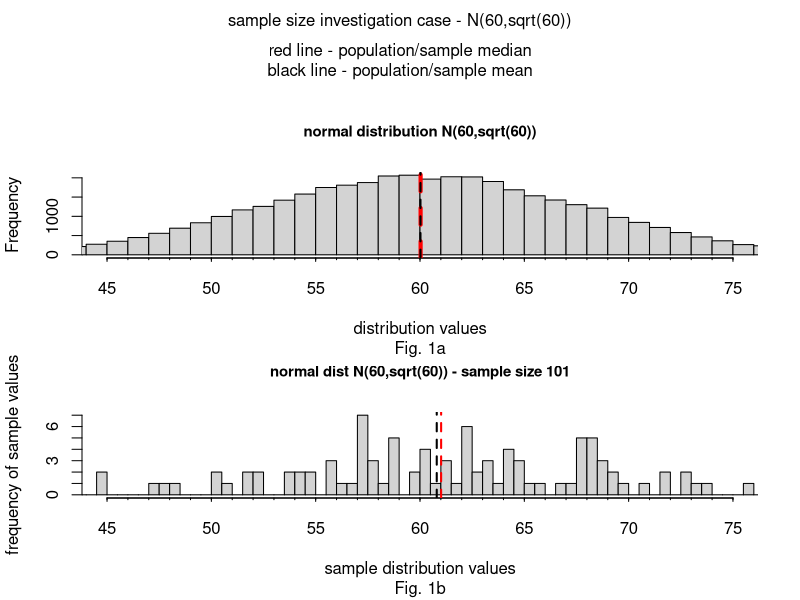
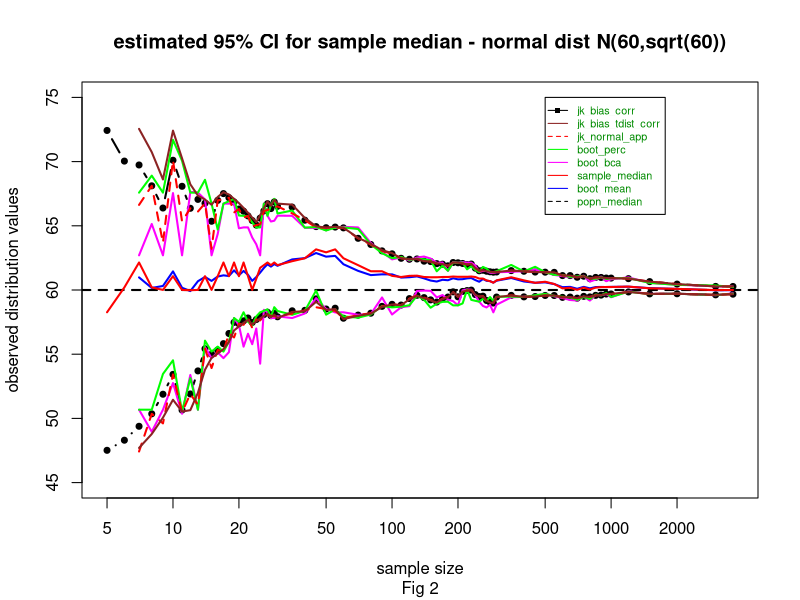
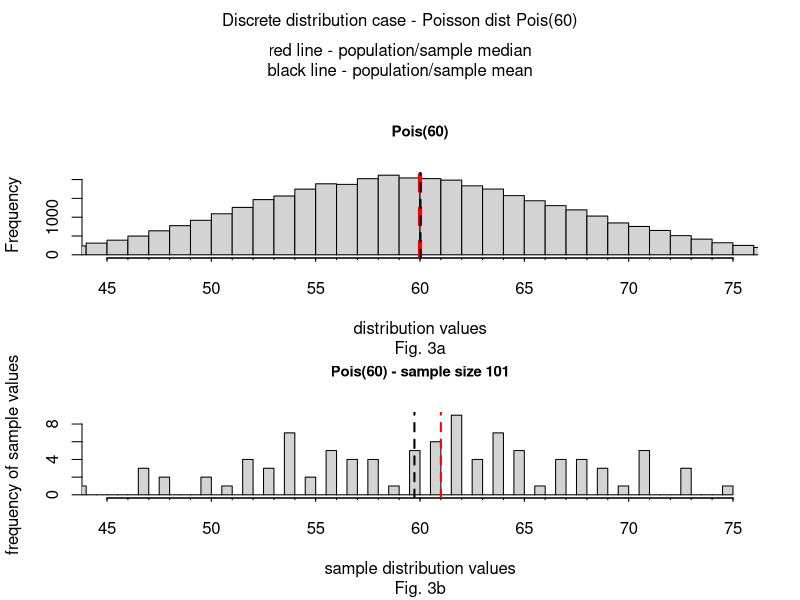

These figures' R source, in order: (Note: a time limit stopped this script after it produced the figures.)
## ---- chunk 1
setwd("d:/courses/research/variance")

par(mfrow=c(2,1))
par(fig=c(0,1,0.4,0.85))

#large sample size
set.seed(13)
norm_dist <- rnorm(40000,60,sqrt(60))
#table(norm_dist) 
median_dist <- median(norm_dist)
hist(norm_dist,xlim=c(45,75),breaks=80,main="normal distribution N(60,sqrt(60))",xaxt="n",sub="Fig. 1a",xlab="distribution values",cex.main=0.9)
axis(1, at=seq(45,75,1), label=F, tick=T, tck=-.02)
axis(1, at=seq(45,75,5), tck=-.04)
abline(v=median_dist,col="red",lwd=4,lty=2)
abline(v=mean(norm_dist),col="black",lwd=2,lty=2)

# small sample size 1000 
set.seed(719)
rnorm_samp <- rnorm(101,60,sqrt(60))
par(fig=c(0,1,0,0.45), new=TRUE)
hist(rnorm_samp,breaks=80,xlim=c(45,75),main="normal dist N(60,sqrt(60)) - sample size 101",xaxt="n",sub="Fig. 1b",xlab="sample distribution values",ylab="frequency of sample values",cex.main=0.9)
meannormsamp <- mean(sort(rnorm_samp))
mednormsamp <- median(rnorm_samp)
axis(1, at=seq(45,75,1), label=F, tick=T, tck=-.02)
axis(1, at=seq(45,75,5), tck=-.04)
abline(v=meannormsamp,col="black",lwd=2,lty=2)
abline(v=mednormsamp,col="red",lwd=2,lty=2)

mtext("sample size investigation case - N(60,sqrt(60))", side=3, outer=TRUE, line=-1.5)
mtext("red line - population/sample median", side=3, outer=TRUE, line=-3)
mtext("black line - population/sample mean", side=3, outer=TRUE, line=-4)

## ---- chunk 2
setwd("d:/courses/research/variance")

library(boot)
stat <- function(x, i) {median(x[i])}

sampsizes <- c(seq(5,30,1),seq(35,55,5),seq(60,300,10),seq(350,1000,50),1200,1500,2000,3000,3600)
#sampsizes <- c(seq(1000,1000,1))
nsamp <- length(sampsizes)
init <- c(rep("",nsamp))
boot_int_l <- init
boot_bca_l <- init
boot_int_u <- init
boot_bca_u <- init
boot_mean <- init

sample_med <- init

jkinv_l <- init
jkinv_u <- init
jkinv_ba_l <- init
jkinv_ba_u <- init
jkinv_bat_l <- init
jkinv_bat_u <- init

count <- 0
for (inn in sampsizes) 
  {
  count <- count+1
set.seed(719)
rnorm_samp <- rnorm(inn,60,sqrt(60))
sort_norm_samp <- sort(rnorm_samp)

n <- length(sort_norm_samp)
theta <- as.numeric(strsplit(as.character(names(quantile(sort_norm_samp,probs=c(.5)))),"%"))/100
#theta
sample_med[count] <- median(sort_norm_samp)


thetapos <- floor(n/2)


jkinv <- sapply(1 : n,
             function(i) {
               Fn <- quantile(sort_norm_samp[-i],
                              probs=seq(1/(n-1),1,1/(n-1)));
               p1 <- as.numeric(strsplit(as.character(names(Fn[thetapos])),"%"))/100;
               p2 <- as.numeric(strsplit(as.character(names(Fn[thetapos-1])),"%"))/100;
               ifelse(i <= thetapos,p1,p2)
                             }
)
#jkinv
#print(jkinv)
thetaBar <- mean(jkinv)
#thetaBar
jkexpinv <- (jkinv-thetaBar)*sqrt(n)+thetaBar
jkexpand <- quantile(sort_norm_samp,jkexpinv) 
#jkexpand
biasEstinv <- (n - 1) * (thetaBar - theta)
#biasEstinv
seEstinv <- sqrt((n - 1) * mean((jkinv - thetaBar)^2))
#print(seEstinv)
#print("Jackknife estimates using percentile scale and backtransformed")
#print(inn)
#quantile(sort_norm_samp,thetaBar)

jkinv_ba_l[count] <- quantile(sort_norm_samp,0.5-1.96*seEstinv)
jkinv_ba_u[count] <- quantile(sort_norm_samp,0.5+1.96*seEstinv)


possible_error4 <- tryCatch(quantile(sort_norm_samp,0.5-qt(.975,inn)*seEstinv),error=function(e) e)
  
  if (inherits(possible_error4,"error") ) {next}

jkinv_bat_l[count] <- quantile(sort_norm_samp,0.5-qt(.975,inn)*seEstinv)
jkinv_bat_u[count] <- quantile(sort_norm_samp,0.5+qt(.975,inn)*seEstinv)
 



possible_error3 <- tryCatch(quantile(sort_norm_samp,thetaBar-1.96*seEstinv),error=function(e) e)
  
  if (inherits(possible_error3,"error") ) {next}

jkinv_l[count] <- quantile(sort_norm_samp,thetaBar-1.96*seEstinv)

possible_error4 <- tryCatch(quantile(sort_norm_samp,thetaBar+1.96*seEstinv),error=function(e) e)
  
  if (inherits(possible_error4,"error") ) {next}


jkinv_u[count] <- quantile(sort_norm_samp,thetaBar+1.96*seEstinv)



nreps <- ifelse(inn <= 1000, 100, 100)




possible_error <- tryCatch(boot(data = rnorm_samp,
                 statistic = stat,
                 R = nreps),error=function(e) e)
  
  if (inherits(possible_error,"error") ) {next}
      
      boot.out <- boot(data = rnorm_samp,statistic = stat,R = nreps);
boot_mean[count] <- mean(boot.out$t)

possible_error2 <- tryCatch(boot.ci(boot.out,type=c("perc","bca")),error=function(e) e)
  
  if (inherits(possible_error2,"error") ) {next}


info <- boot.ci(boot.out,type=c("perc","bca"));
 
boot_int_l[count] <- info$perc[1,4];
boot_bca_l[count] <- info$bca[1,4];
boot_int_u[count] <- info$perc[1,5];
boot_bca_u[count] <- info$bca[1,5];

 



}

output_boot1 <- cbind(sampsizes,sample_med,boot_int_l,boot_int_u,boot_bca_l,boot_bca_u,
boot_mean,jkinv_l,jkinv_u,jkinv_ba_l,jkinv_ba_u,jkinv_bat_l,jkinv_bat_u)

#output_boot1

par(mfrow=c(1,1))

plot(x=as.numeric(output_boot1[,"sampsizes"]),y=output_boot1[,"jkinv_ba_l"],type="b",lwd=2,ylim=c(45,75),xlim=c(5,3600),log="x",pch=20,xlab="sample size",ylab="observed distribution values",main="estimated 95% CI for sample median - normal dist N(60,sqrt(60))",sub="Fig 2")
par(new=T)
plot(x=as.numeric(output_boot1[,"sampsizes"]),y=output_boot1[,"jkinv_ba_u"],type="b",lwd=2,axes=F,xlab="",ylab="",ylim=c(45,75),xlim=c(5,3600),log="x",pch=20)
par(new=F)
lines(x=as.numeric(output_boot1[,"sampsizes"]),y=output_boot1[,"boot_mean"],lwd=2,col="blue")
abline(h=60,lwd=2,col="black",lty=2)
lines(x=as.numeric(output_boot1[,"sampsizes"]),y=output_boot1[,"sample_med"],lty=1,lwd=2,col="red")
lines(x=as.numeric(output_boot1[,"sampsizes"]),y=output_boot1[,"boot_bca_l"],lty=1,lwd=2,col="magenta")
lines(x=as.numeric(output_boot1[,"sampsizes"]),y=output_boot1[,"boot_bca_u"],lty=1,lwd=2,col="magenta")
lines(x=as.numeric(output_boot1[,"sampsizes"]),y=output_boot1[,"boot_int_l"],lty=1,lwd=2,col="green")
lines(x=as.numeric(output_boot1[,"sampsizes"]),y=output_boot1[,"boot_int_u"],lty=1,lwd=2,col="green")
lines(x=as.numeric(output_boot1[,"sampsizes"]),y=output_boot1[,"jkinv_l"],lty=2,lwd=2,col="red")
lines(x=as.numeric(output_boot1[,"sampsizes"]),y=output_boot1[,"jkinv_u"],lty=2,lwd=2,col="red")
lines(x=as.numeric(output_boot1[,"sampsizes"]),y=output_boot1[,"jkinv_bat_l"],lty=1,lwd=2,col="brown4")
lines(x=as.numeric(output_boot1[,"sampsizes"]),y=output_boot1[,"jkinv_bat_u"],lty=1,lwd=2,col="brown4")
legend(500, 75, c("jk_bias_corr", "jk_bias_tdist_corr", "jk_normal_app","boot_perc","boot_bca","sample_median","boot_mean","popn_median"), col = c("black", "brown4", "red","green","magenta","red","blue","black"),
       text.col = "green4", lty = c(1,1,2,1,1,1,1,2), pch = c(15, NA, NA, NA, NA, NA, NA, NA),cex=.65,
       merge = TRUE, bg = "white")
## ---- chunk 3
setwd("d:/courses/research/variance")

par(mfrow=c(2,1))
par(fig=c(0,1,0.4,0.85))

#large sample size
set.seed(13)
pois_dist <- rpois(40000,60)
#table(norm_dist) 
median_dist <- median(pois_dist)
hist(pois_dist,xlim=c(45,75),breaks=80,main="Pois(60)",xaxt="n",sub="Fig. 3a",xlab="distribution values",cex.main=0.9)
axis(1, at=seq(45,75,1), label=F, tick=T, tck=-.02)
axis(1, at=seq(45,75,5), tck=-.04)
abline(v=median_dist,col="red",lwd=4,lty=2)
abline(v=mean(norm_dist),col="black",lwd=2,lty=2)

# small sample size 1000 
set.seed(719)
pois_samp <- rpois(101,60)
par(fig=c(0,1,0,0.45), new=TRUE)
hist(pois_samp,breaks=80,xlim=c(45,75),main="Pois(60) - sample size 101",xaxt="n",sub="Fig. 3b",xlab="sample distribution values",ylab="frequency of sample values",cex.main=0.9)
meanpoissamp <- mean(sort(pois_samp))
medpoissamp <- median(pois_samp)
axis(1, at=seq(45,75,1), label=F, tick=T, tck=-.02)
axis(1, at=seq(45,75,5), tck=-.04)
abline(v=meanpoissamp,col="black",lwd=2,lty=2)
abline(v=medpoissamp,col="red",lwd=2,lty=2)

mtext("Discrete distribution case - Poisson dist Pois(60)", side=3, outer=TRUE, line=-1.5)
mtext("red line - population/sample median", side=3, outer=TRUE, line=-3)
mtext("black line - population/sample mean", side=3, outer=TRUE, line=-4)

## ---- chunk 4
setwd("d:/courses/research/variance")

library(boot)
stat <- function(x, i) {median(x[i])}

sampsizes <- c(seq(5,30,1),seq(35,55,5),seq(60,300,10),seq(350,1000,50),1200,1500,2000,3000,3600)
#sampsizes <- c(seq(20,20,1))
nsamp <- length(sampsizes)
init <- c(rep("",nsamp))
boot_int_l <- init
boot_bca_l <- init
boot_int_u <- init
boot_bca_u <- init
boot_mean <- init

sample_med <- init

jkinv_l <- init
jkinv_u <- init
jkinv_ba_l <- init
jkinv_ba_u <- init
jkinv_bat_l <- init
jkinv_bat_u <- init

count <- 0
for (inn in sampsizes) 
{
  count <- count+1
  set.seed(719)
  pois_samp <- rpois(inn,60)
  sort_pois_samp <- sort(pois_samp)
  
  n <- length(sort_pois_samp)
  theta <- as.numeric(strsplit(as.character(names(quantile(sort_norm_samp,probs=c(.5)))),"%"))/100
  #theta
  sample_med[count] <- median(sort_pois_samp)
  
  
  thetapos <- floor(n/2)
  
  
  jkinv <- sapply(1 : n,
                  function(i) {
                    Fn <- quantile(sort_pois_samp[-i],
                                   probs=seq(1/(n-1),1,1/(n-1)));
                    p1 <- as.numeric(strsplit(as.character(names(Fn[thetapos])),"%"))/100;
                    p2 <- as.numeric(strsplit(as.character(names(Fn[thetapos-1])),"%"))/100;
                    ifelse(i <= thetapos,p1,p2)
                  }
  )
  #jkinv
  #print(jkinv)
  thetaBar <- mean(jkinv)
  #thetaBar
  jkexpinv <- (jkinv-thetaBar)*sqrt(n)+thetaBar
  jkexpand <- quantile(sort_norm_samp,jkexpinv) 
  #jkexpand
  biasEstinv <- (n - 1) * (thetaBar - theta)
  #biasEstinv
  seEstinv <- sqrt((n - 1) * mean((jkinv - thetaBar)^2))
  #print(seEstinv)
  #print("Jackknife estimates using percentile scale and backtransformed")
  #print(inn)
  #quantile(sort_norm_samp,thetaBar)
  
  jkinv_ba_l[count] <- quantile(sort_pois_samp,0.5-1.96*seEstinv)
  jkinv_ba_u[count] <- quantile(sort_pois_samp,0.5+1.96*seEstinv)
  
  
  possible_error4 <- tryCatch(quantile(sort_pois_samp,0.5-qt(.975,inn)*seEstinv),error=function(e) e)
  
  if (inherits(possible_error4,"error") ) {next}
  
  jkinv_bat_l[count] <- quantile(sort_pois_samp,0.5-qt(.975,inn)*seEstinv)
  jkinv_bat_u[count] <- quantile(sort_pois_samp,0.5+qt(.975,inn)*seEstinv)
  
  
  
  
  possible_error3 <- tryCatch(quantile(sort_pois_samp,thetaBar-1.96*seEstinv),error=function(e) e)
  
  if (inherits(possible_error3,"error") ) {next}
  
  jkinv_l[count] <- quantile(sort_pois_samp,thetaBar-1.96*seEstinv)
  
  possible_error4 <- tryCatch(quantile(sort_pois_samp,thetaBar+1.96*seEstinv),error=function(e) e)
  
  if (inherits(possible_error4,"error") ) {next}
  
  
  jkinv_u[count] <- quantile(sort_pois_samp,thetaBar+1.96*seEstinv)
  
  
  
  nreps <- ifelse(inn <= 1000, 100, 100)
  
  
  
  
  possible_error <- tryCatch(boot(data = pois_samp,
                                  statistic = stat,
                                  R = nreps),error=function(e) e)
  
  if (inherits(possible_error,"error") ) {next}
  
  boot.out <- boot(data = pois_samp,statistic = stat,R = nreps);
  boot_mean[count] <- mean(boot.out$t)
  
  possible_error2 <- tryCatch(boot.ci(boot.out,type=c("perc","bca")),error=function(e) e)
  
  if (inherits(possible_error2,"error") ) {next}
  
  
  info <- boot.ci(boot.out,type=c("perc","bca"));
  #print(info)
  
  boot_int_l[count] <- info$perc[1,4];
  boot_bca_l[count] <- info$bca[1,4];
  boot_int_u[count] <- info$perc[1,5];
  boot_bca_u[count] <- info$bca[1,5];
  
  
  
  
  
}

output_boot1 <- cbind(sampsizes,sample_med,boot_int_l,boot_int_u,boot_bca_l,boot_bca_u,
                      boot_mean,jkinv_l,jkinv_u,jkinv_ba_l,jkinv_ba_u,jkinv_bat_l,jkinv_bat_u)

#output_boot1

par(mfrow=c(1,1))

plot(x=as.numeric(output_boot1[,"sampsizes"]),y=output_boot1[,"jkinv_ba_l"],type="b",lwd=2,ylim=c(45,75),xlim=c(5,3600),log="x",pch=20,xlab="sample size",ylab="observed distribution values",main="estimated 95% CI for sample median - Pois(60)",sub="Fig 4")
par(new=T)
plot(x=as.numeric(output_boot1[,"sampsizes"]),y=output_boot1[,"jkinv_ba_u"],type="b",lwd=2,axes=F,xlab="",ylab="",ylim=c(45,75),xlim=c(5,3600),log="x",pch=20)
par(new=F)
lines(x=as.numeric(output_boot1[,"sampsizes"]),y=output_boot1[,"boot_mean"],lwd=2,col="blue")
abline(h=60,lwd=2,col="black",lty=2)
lines(x=as.numeric(output_boot1[,"sampsizes"]),y=output_boot1[,"sample_med"],lty=1,lwd=2,col="red")
lines(x=as.numeric(output_boot1[,"sampsizes"]),y=output_boot1[,"boot_bca_l"],lty=1,lwd=2,col="magenta")
lines(x=as.numeric(output_boot1[,"sampsizes"]),y=output_boot1[,"boot_bca_u"],lty=1,lwd=2,col="magenta")
lines(x=as.numeric(output_boot1[,"sampsizes"]),y=output_boot1[,"boot_int_l"],lty=1,lwd=2,col="green")
lines(x=as.numeric(output_boot1[,"sampsizes"]),y=output_boot1[,"boot_int_u"],lty=1,lwd=2,col="green")
lines(x=as.numeric(output_boot1[,"sampsizes"]),y=output_boot1[,"jkinv_l"],lty=2,lwd=2,col="red")
lines(x=as.numeric(output_boot1[,"sampsizes"]),y=output_boot1[,"jkinv_u"],lty=2,lwd=2,col="red")
lines(x=as.numeric(output_boot1[,"sampsizes"]),y=output_boot1[,"jkinv_bat_l"],lty=1,lwd=2,col="brown4")
lines(x=as.numeric(output_boot1[,"sampsizes"]),y=output_boot1[,"jkinv_bat_u"],lty=1,lwd=2,col="brown4")
legend(500, 75, c("jk_bias_corr", "jk_bias_tdist_corr", "jk_normal_app","boot_perc","boot_bca","sample_median","boot_mean","popn_median"), col = c("black", "brown4", "red","green","magenta","red","blue","black"),
       text.col = "green4", lty = c(1,1,2,1,1,1,1,2), pch = c(15, NA, NA, NA, NA, NA, NA, NA),cex=.65,
       merge = TRUE, bg = "white")
## ---- chunk 5
setwd("d:/courses/research/variance")

par(mfrow=c(2,1))
par(fig=c(0,1,0.4,0.85))

#large sample size
set.seed(13)
biv_dist <- c(rpois(40000,40),rpois(40000,80))
#table(norm_dist) 
median_dist <- median(biv_dist)
#median_dist
hist(biv_dist,xlim=c(25,95),breaks=80,main="Pois(40)+Pois(80)",xaxt="n",sub="Fig. 5a",xlab="distribution values",cex.main=0.9)
axis(1, at=seq(20,100,5), label=F, tick=T, tck=-.02)
axis(1, at=seq(20,100,10), tck=-.04)
abline(v=median_dist,col="red",lwd=4,lty=2)
abline(v=mean(biv_dist),col="black",lwd=2,lty=2)

# small sample size 1000 
set.seed(719)
pois_samp <- c(rpois(101,40),rpois(101,80))
par(fig=c(0,1,0,0.45), new=TRUE)
hist(pois_samp,breaks=80,xlim=c(25,95),main="Pois(40)+Pois(80) - sample size 101",xaxt="n",sub="Fig. 5b",xlab="sample distribution values",ylab="frequency of sample values",cex.main=0.9)
meanpoissamp <- mean(sort(pois_samp))
medpoissamp <- median(pois_samp)
axis(1, at=seq(20,100,5), label=F, tick=T, tck=-.02)
axis(1, at=seq(20,100,10), tck=-.04)
abline(v=meanpoissamp,col="black",lwd=2,lty=2)
abline(v=medpoissamp,col="red",lwd=2,lty=2)

mtext("Skewed Discrete distribution case - bivariate Pois(40)+Pois(80)", side=3, outer=TRUE, line=-1.5)
mtext("red line - population/sample median", side=3, outer=TRUE, line=-3)
mtext("black line - population/sample mean", side=3, outer=TRUE, line=-4)

## ---- chunk 6
setwd("d:/courses/research/variance")

library(boot)
stat <- function(x, i) {median(x[i])}

sampsizes <- c(seq(5,30,1),seq(35,55,5),seq(60,300,10),seq(350,1000,50),1200,1500,2000,3000,3600)
#sampsizes <- c(seq(20,20,1))
nsamp <- length(sampsizes)
init <- c(rep("",nsamp))
boot_int_l <- init
boot_bca_l <- init
boot_int_u <- init
boot_bca_u <- init
boot_mean <- init

sample_med <- init

jkinv_l <- init
jkinv_u <- init
jkinv_ba_l <- init
jkinv_ba_u <- init
jkinv_bat_l <- init
jkinv_bat_u <- init

count <- 0
for (inn in sampsizes) 
{
  count <- count+1
  set.seed(719)
  pois_samp <- c(rpois(floor(inn/2),40),rpois(floor(inn/2)+1,80))
  sort_pois_samp <- sort(pois_samp)
  
  n <- length(sort_pois_samp)
  theta <- as.numeric(strsplit(as.character(names(quantile(sort_norm_samp,probs=c(.5)))),"%"))/100
  #theta
  sample_med[count] <- median(sort_pois_samp)
  
  
  thetapos <- floor(n/2)
  
  
  jkinv <- sapply(1 : n,
                  function(i) {
                    Fn <- quantile(sort_pois_samp[-i],
                                   probs=seq(1/(n-1),1,1/(n-1)));
                    p1 <- as.numeric(strsplit(as.character(names(Fn[thetapos])),"%"))/100;
                    p2 <- as.numeric(strsplit(as.character(names(Fn[thetapos-1])),"%"))/100;
                    ifelse(i <= thetapos,p1,p2)
                  }
  )
  #jkinv
  #print(jkinv)
  thetaBar <- mean(jkinv)
  #thetaBar
  jkexpinv <- (jkinv-thetaBar)*sqrt(n)+thetaBar
  jkexpand <- quantile(sort_norm_samp,jkexpinv) 
  #jkexpand
  biasEstinv <- (n - 1) * (thetaBar - theta)
  #biasEstinv
  seEstinv <- sqrt((n - 1) * mean((jkinv - thetaBar)^2))
  #print(seEstinv)
  #print("Jackknife estimates using percentile scale and backtransformed")
  #print(inn)
  #quantile(sort_norm_samp,thetaBar)
  
  jkinv_ba_l[count] <- quantile(sort_pois_samp,0.5-1.96*seEstinv)
  jkinv_ba_u[count] <- quantile(sort_pois_samp,0.5+1.96*seEstinv)
  
  
  possible_error4 <- tryCatch(quantile(sort_pois_samp,0.5-qt(.975,inn)*seEstinv),error=function(e) e)
  
  if (inherits(possible_error4,"error") ) {next}
  
  jkinv_bat_l[count] <- quantile(sort_pois_samp,0.5-qt(.975,inn)*seEstinv)
  jkinv_bat_u[count] <- quantile(sort_pois_samp,0.5+qt(.975,inn)*seEstinv)
  
  
  
  
  possible_error3 <- tryCatch(quantile(sort_pois_samp,thetaBar-1.96*seEstinv),error=function(e) e)
  
  if (inherits(possible_error3,"error") ) {next}
  
  jkinv_l[count] <- quantile(sort_pois_samp,thetaBar-1.96*seEstinv)
  
  possible_error4 <- tryCatch(quantile(sort_pois_samp,thetaBar+1.96*seEstinv),error=function(e) e)
  
  if (inherits(possible_error4,"error") ) {next}
  
  
  jkinv_u[count] <- quantile(sort_pois_samp,thetaBar+1.96*seEstinv)
  
  
  
  nreps <- ifelse(inn <= 1000, 100, 100)
  
  
  
  
  possible_error <- tryCatch(boot(data = pois_samp,
                                  statistic = stat,
                                  R = nreps),error=function(e) e)
  
  if (inherits(possible_error,"error") ) {next}
  
  boot.out <- boot(data = pois_samp,statistic = stat,R = nreps);
  boot_mean[count] <- mean(boot.out$t)
  
  possible_error2 <- tryCatch(boot.ci(boot.out,type=c("perc","bca")),error=function(e) e)
  
  if (inherits(possible_error2,"error") ) {next}
  
  
  info <- boot.ci(boot.out,type=c("perc","bca"));
  #print(info)
  
  boot_int_l[count] <- info$perc[1,4];
  boot_bca_l[count] <- info$bca[1,4];
  boot_int_u[count] <- info$perc[1,5];
  boot_bca_u[count] <- info$bca[1,5];
  
  
  
  
  
}

output_boot1 <- cbind(sampsizes,sample_med,boot_int_l,boot_int_u,boot_bca_l,boot_bca_u,
                      boot_mean,jkinv_l,jkinv_u,jkinv_ba_l,jkinv_ba_u,jkinv_bat_l,jkinv_bat_u)

#output_boot1

par(mfrow=c(1,1))

plot(x=as.numeric(output_boot1[,"sampsizes"]),y=output_boot1[,"jkinv_ba_l"],type="b",lwd=2,ylim=c(25,95),xlim=c(5,3600),log="x",pch=20,xlab="sample size",ylab="observed distribution values",main="estimated 95% CI for sample median - bivariate Poisson dists means 40 & 80",sub="Fig 6")
par(new=T)
plot(x=as.numeric(output_boot1[,"sampsizes"]),y=output_boot1[,"jkinv_ba_u"],type="b",lwd=2,axes=F,xlab="",ylab="",ylim=c(25,95),xlim=c(5,3600),log="x",pch=20)
par(new=F)
lines(x=as.numeric(output_boot1[,"sampsizes"]),y=output_boot1[,"boot_mean"],lwd=2,col="blue")
abline(h=57,lwd=2,col="black",lty=2)
lines(x=as.numeric(output_boot1[,"sampsizes"]),y=output_boot1[,"sample_med"],lty=1,lwd=2,col="red")
lines(x=as.numeric(output_boot1[,"sampsizes"]),y=output_boot1[,"boot_bca_l"],lty=1,lwd=2,col="magenta")
lines(x=as.numeric(output_boot1[,"sampsizes"]),y=output_boot1[,"boot_bca_u"],lty=1,lwd=2,col="magenta")
lines(x=as.numeric(output_boot1[,"sampsizes"]),y=output_boot1[,"boot_int_l"],lty=1,lwd=2,col="green")
lines(x=as.numeric(output_boot1[,"sampsizes"]),y=output_boot1[,"boot_int_u"],lty=1,lwd=2,col="green")
lines(x=as.numeric(output_boot1[,"sampsizes"]),y=output_boot1[,"jkinv_l"],lty=2,lwd=2,col="red")
lines(x=as.numeric(output_boot1[,"sampsizes"]),y=output_boot1[,"jkinv_u"],lty=2,lwd=2,col="red")
lines(x=as.numeric(output_boot1[,"sampsizes"]),y=output_boot1[,"jkinv_bat_l"],lty=1,lwd=2,col="brown4")
lines(x=as.numeric(output_boot1[,"sampsizes"]),y=output_boot1[,"jkinv_bat_u"],lty=1,lwd=2,col="brown4")
legend(700, 96, c("jk_bias_corr", "jk_bias_tdist_corr", "jk_normal_app","boot_perc","boot_bca","sample_median","boot_mean","popn_median"), col = c("black", "brown4", "red","green","magenta","red","blue","black"),
       text.col = "green4", lty = c(1,1,2,1,1,1,1,2), pch = c(15, NA, NA, NA, NA, NA, NA, NA),cex=.65,
       merge = TRUE, bg = "white")
